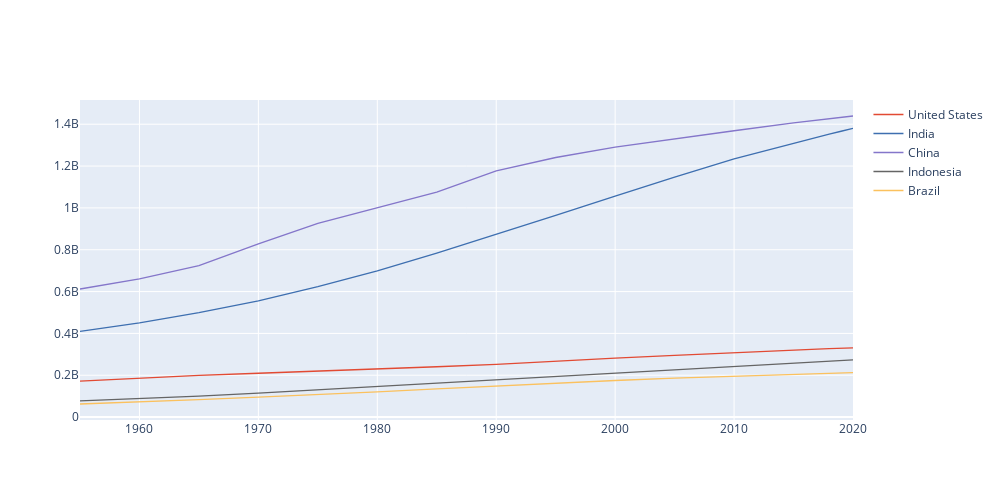

Notebook source saved alongside this figure:
### Markdown cell above
## Lineplot

### Code cell
df_pivot.iplot(
               xTitle="Date", yTitle="Price ($)", title="Open Price From Apr,2019 - Mar,2020",layout=layout1
        )
